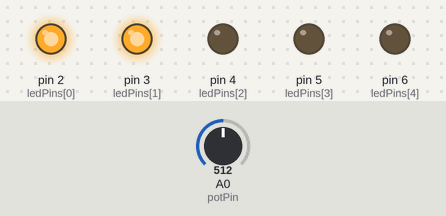
This sketch was run on a simulated Arduino Uno, built with avr-gcc and run on an emulated ATmega328P. Shown: output pins drawn as LEDs (lit = HIGH). Inputs (shaded band) come from the test bench; at power-on: A0 (potPin) = 512. MIDI output is not drawn.

Above: at 1.2 s.
1.3 s: A0 (potPin) set to 603
2.8 s: A0 (potPin) set to 628
At 3.4 s:
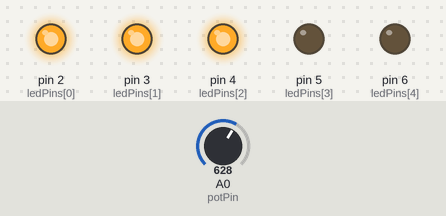
4.3 s: A0 (potPin) set to 801
5.8 s: A0 (potPin) set to 833
At 6.9 s:
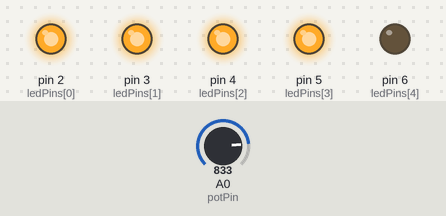
7.3 s: A0 (potPin) set to 1012
8.8 s: A0 (potPin) set to 1023
At 9.1 s:
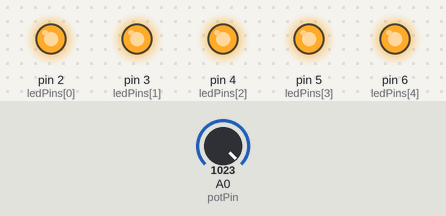
Timing chart, 0 to 11.3 s (numbered marks = the images above; inputs shaded):
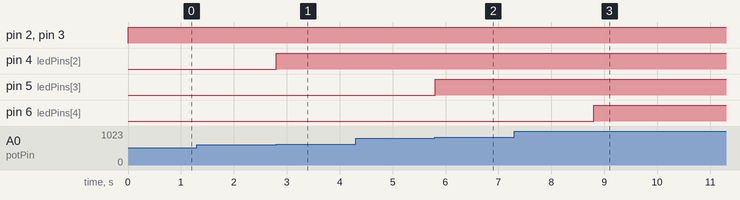

Measured:
- the behaviour switches between 613 and 614 on A0 (potPin) (found by bisection; images 0 and 1)
- the behaviour switches between 818 and 819 on A0 (potPin) (found by bisection; images 1 and 2)
- the behaviour switches between 1022 and 1023 on A0 (potPin) (found by bisection; images 2 and 3)
- after the input at 1.3 s, every drawn part: stays the same
- after the input at 2.8 s, pin 4 (ledPins[2]): LOW → HIGH at once
- after the input at 4.3 s, every drawn part: stays the same
- after the input at 5.8 s, pin 5 (ledPins[3]): LOW → HIGH at once
- after the input at 7.3 s, every drawn part: stays the same
- after the input at 8.8 s, pin 6 (ledPins[4]): LOW → HIGH at once

The sketch:

CRESCENDO_z_ch-5.ino
```cpp
#include <MIDI.h>
MIDI_CREATE_DEFAULT_INSTANCE();

// --- Ustawienia ---
const byte MIDI_CHANNEL = 5;  // kanał MIDI (1–16)
const int potPin = A0;        // wejście potencjometru
const int DEADZONE = 8;       // martwa strefa
const int VELOCITY = 100;     // stała głośność nut

// 🔸 Tablica nut (dowolna kolejność i długość)
byte notes[] = {
  36, 38, 40, 41, 43, 45, 47, 48,
  50, 52, 53, 55, 57, 59, 60, 62,
  64, 65, 67, 69, 71, 72, 74, 76,
  77, 79, 81, 83, 84, 86, 88, 89,
  91, 93, 95, 96, 98, 100, 101, 103,
  105, 107, 108
};
const int notesCount = sizeof(notes) / sizeof(notes[0]);

// --- LED wskaźnik (5 diod) ---
const byte ledPins[5] = {2, 3, 4, 5, 6};

// --- Zmienne stanu ---
int lastIndex = -1;        // ile nut było aktywnych ostatnio
int lastPotValue = 0;      // ostatni odczyt potencjometru
int lastLedLevel = -1;     // ostatnia liczba zapalonych diod

// --- Czas do nieblokującego odświeżania ---
unsigned long lastUpdateTime = 0;
const unsigned long UPDATE_INTERVAL = 5; // co ile ms odświeżać potencjometr/LED

// --- Setup ---
void setup() {
  MIDI.begin(MIDI_CHANNEL_OMNI); // nasłuchuj wszystkie kanały
  Serial.begin(31250);           // prędkość MIDI

  for (int i = 0; i < 5; i++) {
    pinMode(ledPins[i], OUTPUT);
    digitalWrite(ledPins[i], LOW);
  }
}

// --- Pętla główna ---
void loop() {
  // --- MIDI THRU (pełna prędkość, bez przerw) ---
  if (MIDI.read()) {
    byte type = MIDI.getType();
    byte chan = MIDI.getChannel();
    byte d1 = MIDI.getData1();
    byte d2 = MIDI.getData2();
    MIDI.send(type, d1, d2, chan);
  }

  // --- Odczyt potencjometru i LED co kilka ms ---
  unsigned long currentTime = millis();
  if (currentTime - lastUpdateTime >= UPDATE_INTERVAL) {
    lastUpdateTime = currentTime;

    int potValue = analogRead(potPin);
    if (abs(potValue - lastPotValue) > DEADZONE) {
      lastPotValue = potValue;

      // przelicz wartość potencjometru na ilość nut
      int index = map(potValue, 0, 1023, 0, notesCount);
      if (index < 0) index = 0;
      if (index > notesCount) index = notesCount;

      // zmiana liczby aktywnych nut
      if (index != lastIndex) {
        if (index > lastIndex) {
          for (int i = lastIndex + 1; i < index; i++) {
            MIDI.sendNoteOn(notes[i], VELOCITY, MIDI_CHANNEL);
          }
        } else {
          for (int i = lastIndex - 1; i >= index; i--) {
            MIDI.sendNoteOff(notes[i], 0, MIDI_CHANNEL);
          }
        }
        lastIndex = index;
      }

      // pozycja 0 – wyłącz wszystkie
      if (index == 0 && lastIndex != 0) {
        for (int i = 0; i < notesCount; i++) {
          MIDI.sendNoteOff(notes[i], 0, MIDI_CHANNEL);
        }
        lastIndex = 0;
      }

      // wskaźnik LED
      int ledLevel = map(potValue, 0, 1023, 0, 5);
      if (ledLevel != lastLedLevel) {
        for (int i = 0; i < 5; i++) {
          digitalWrite(ledPins[i], (i < ledLevel) ? HIGH : LOW);
        }
        lastLedLevel = ledLevel;
      }
    }
  }
}
```
